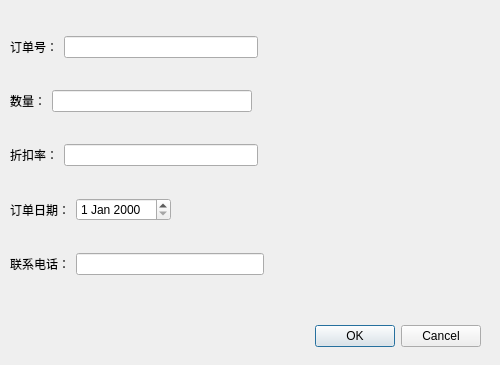
<?xml version="1.0" encoding="UTF-8"?>
<ui version="4.0">
 <class>changesalesrecordDialog</class>
 <widget class="QDialog" name="changesalesrecordDialog">
  <property name="geometry">
   <rect>
    <x>0</x>
    <y>0</y>
    <width>500</width>
    <height>365</height>
   </rect>
  </property>
  <property name="windowTitle">
   <string>修改订单</string>
  </property>
  <widget class="QDialogButtonBox" name="buttonBox">
   <property name="geometry">
    <rect>
     <x>140</x>
     <y>320</y>
     <width>341</width>
     <height>32</height>
    </rect>
   </property>
   <property name="orientation">
    <enum>Qt::Horizontal</enum>
   </property>
   <property name="standardButtons">
    <set>QDialogButtonBox::Cancel|QDialogButtonBox::Ok</set>
   </property>
  </widget>
  <widget class="QWidget" name="layoutWidget">
   <property name="geometry">
    <rect>
     <x>10</x>
     <y>10</y>
     <width>441</width>
     <height>291</height>
    </rect>
   </property>
   <layout class="QGridLayout" name="gridLayout_6">
    <item row="0" column="0">
     <layout class="QGridLayout" name="gridLayout_5">
      <item row="0" column="0">
       <widget class="QLabel" name="label">
        <property name="text">
         <string>订单号：</string>
        </property>
       </widget>
      </item>
      <item row="0" column="1">
       <widget class="QLineEdit" name="lineEdit"/>
      </item>
      <item row="0" column="2">
       <spacer name="horizontalSpacer_4">
        <property name="orientation">
         <enum>Qt::Horizontal</enum>
        </property>
        <property name="sizeHint" stdset="0">
         <size>
          <width>40</width>
          <height>20</height>
         </size>
        </property>
       </spacer>
      </item>
     </layout>
    </item>
    <item row="1" column="0">
     <layout class="QGridLayout" name="gridLayout_4">
      <item row="0" column="1">
       <widget class="QLineEdit" name="lineEdit_2"/>
      </item>
      <item row="0" column="0">
       <widget class="QLabel" name="label_2">
        <property name="text">
         <string>数量：</string>
        </property>
       </widget>
      </item>
      <item row="0" column="2">
       <spacer name="horizontalSpacer_3">
        <property name="orientation">
         <enum>Qt::Horizontal</enum>
        </property>
        <property name="sizeHint" stdset="0">
         <size>
          <width>40</width>
          <height>20</height>
         </size>
        </property>
       </spacer>
      </item>
     </layout>
    </item>
    <item row="3" column="0">
     <layout class="QGridLayout" name="gridLayout_2">
      <item row="0" column="2">
       <widget class="QDateEdit" name="dateEdit"/>
      </item>
      <item row="0" column="0">
       <widget class="QLabel" name="label_7">
        <property name="text">
         <string>订单日期：</string>
        </property>
       </widget>
      </item>
      <item row="0" column="3">
       <spacer name="horizontalSpacer_2">
        <property name="orientation">
         <enum>Qt::Horizontal</enum>
        </property>
        <property name="sizeHint" stdset="0">
         <size>
          <width>40</width>
          <height>20</height>
         </size>
        </property>
       </spacer>
      </item>
     </layout>
    </item>
    <item row="4" column="0">
     <layout class="QGridLayout" name="gridLayout">
      <item row="0" column="0">
       <widget class="QLabel" name="label_8">
        <property name="text">
         <string>联系电话：</string>
        </property>
       </widget>
      </item>
      <item row="0" column="1">
       <widget class="QLineEdit" name="lineEdit_4"/>
      </item>
      <item row="0" column="2">
       <spacer name="horizontalSpacer_5">
        <property name="orientation">
         <enum>Qt::Horizontal</enum>
        </property>
        <property name="sizeHint" stdset="0">
         <size>
          <width>40</width>
          <height>20</height>
         </size>
        </property>
       </spacer>
      </item>
     </layout>
    </item>
    <item row="2" column="0">
     <layout class="QGridLayout" name="gridLayout_3">
      <item row="0" column="1">
       <widget class="QLineEdit" name="lineEdit_3"/>
      </item>
      <item row="0" column="0">
       <widget class="QLabel" name="label_3">
        <property name="text">
         <string>折扣率：</string>
        </property>
       </widget>
      </item>
      <item row="0" column="2">
       <spacer name="horizontalSpacer">
        <property name="orientation">
         <enum>Qt::Horizontal</enum>
        </property>
        <property name="sizeHint" stdset="0">
         <size>
          <width>40</width>
          <height>20</height>
         </size>
        </property>
       </spacer>
      </item>
     </layout>
    </item>
   </layout>
  </widget>
 </widget>
 <resources/>
 <connections>
  <connection>
   <sender>buttonBox</sender>
   <signal>accepted()</signal>
   <receiver>changesalesrecordDialog</receiver>
   <slot>accept()</slot>
   <hints>
    <hint type="sourcelabel">
     <x>248</x>
     <y>254</y>
    </hint>
    <hint type="destinationlabel">
     <x>157</x>
     <y>274</y>
    </hint>
   </hints>
  </connection>
  <connection>
   <sender>buttonBox</sender>
   <signal>rejected()</signal>
   <receiver>changesalesrecordDialog</receiver>
   <slot>reject()</slot>
   <hints>
    <hint type="sourcelabel">
     <x>316</x>
     <y>260</y>
    </hint>
    <hint type="destinationlabel">
     <x>286</x>
     <y>274</y>
    </hint>
   </hints>
  </connection>
 </connections>
</ui>
